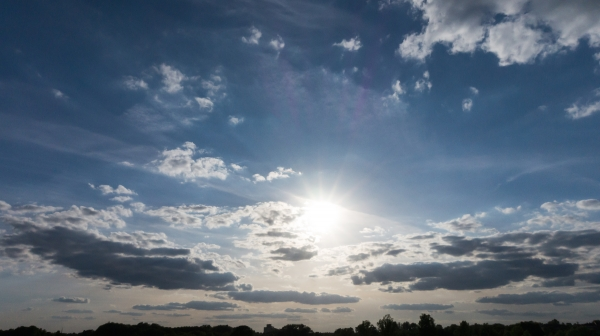
#> input picture GeneticDesignProject/Image-lib/sky.jpg, 600 x 336 px, found by its file name
$ python main.py   (older library calls are emulated)
#> lines starting #> are read from the running program, lines starting #| are printed output that depends on the picture
#> further down, img is the input picture: shape (336, 600, 3); mean B, G, R 127.9, 111, 95.9
### GeneticDesignProject/Algorithm_BackgroundManipulation.py
import cv2
import numpy as np
from matplotlib import pyplot as plt
from random import randint
from PIL import Image
# from Algorithm_logoMaker import imgResizer

# This algorithm will use gamma to dim the background
def GammaCorrection(image=None, gamma=2.5):
#> called with gamma = 5
    lookUpTable = np.empty((1,256), np.uint8)
    for i in range(256):
        lookUpTable[0,i] = np.clip(pow(i / 255.0, gamma) * 255.0, 0, 255)
    res = cv2.LUT(image, lookUpTable)
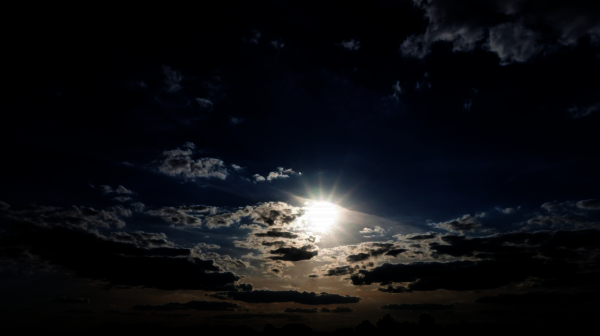
#> res: shape (336, 600, 3); mean B, G, R 18.5, 15.2, 14.2

    # if np.shape(image)[2] ==3:
    #     res = cv2.cvtColor(res, cv2.COLOR_BGR2RGB)
    #     res = Image.fromarray(res)

    return (res)

# Determine the gamma level with histogram
# [104 lines left out: functions whatsGamma, makeGradientImage, pasteTransparentImage, imgResizer, not called in this run]

### GeneticDesignProject/Algorithm_Crop1x1.py
import cv2
import numpy as np
from PIL import ImageFont, ImageDraw, Image, ImageFilter

# This is algorithm to cropping image in 1x1 dimension with openCV
def crop1x1_cv2(img_source,img_size):
    #img_source = str(img_source)
    #img = cv2.imread(img_source)
#> called with img_size = 700
    img = img_source
    # Determine the size of image X Y size
    old_size = img.shape[:2]       #Original size
#> old_size = (336, 600)
    #print(old_size)
    # => (288, 352)
    ratio = float(img_size)/min(old_size)   #Ratio determined image size
#> ratio = 2.08
    new_size = tuple([int(x*ratio) for x in old_size])      #Changed to the new size in same ratio
#> new_size = (700, 1250)
    #print(ratio,' and ',new_size)
    # => 0.6363636363636364  and  (183, 224)#
    img = cv2.resize(img, (new_size[1], new_size[0]))
#> img: shape (700, 1250, 3)
    # Cropping the image, in it center potition
    if img.shape[1]>=img.shape[0]:
        gap = (img.shape[1]-img.shape[0])//2
#> gap = 275
        # print(gap)
        new_img = img[0:img.shape[0], gap:img.shape[0]+gap]
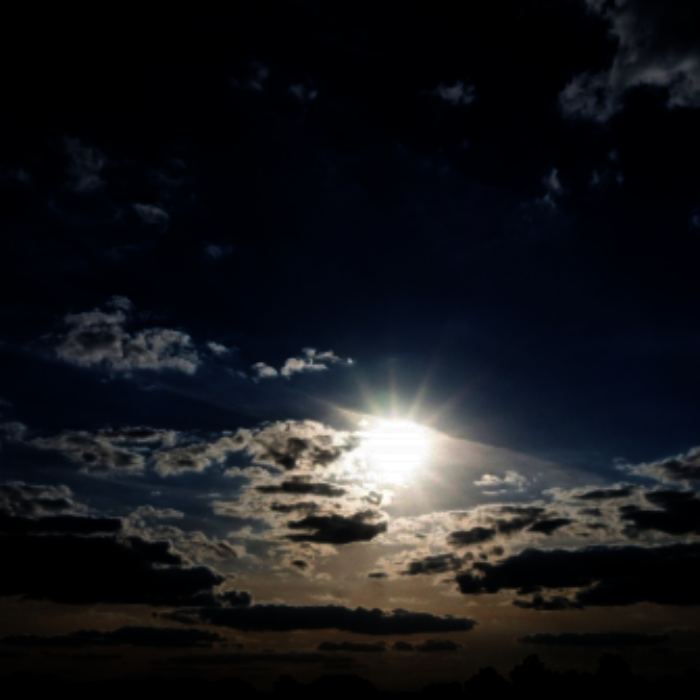
#> new_img: shape (700, 700, 3); mean B, G, R 27.5, 24.1, 23.3
        # new_img = img[img.shape[1]:10, img.shape[0]:50]
    else:
        gap = (img.shape[1]-img.shape[0])//2
        # print(gap)
        new_img = img[gap:img.shape[1]+gap, 0:img.shape[1]]
    # [18 lines of commented-out code are left out]
    '''a = np.array([[1,2,3], [4,5,6], [7,8,9]])
    print(a)
    a.reshape(-1,2,2,2)
    print(a)'''
    # [4 lines of commented-out code are left out]
    return new_img

# [7 lines of commented-out code are left out]

### GeneticDesignProject/Algorithm_Text.py
from PIL import ImageFont, ImageDraw, Image, ImageFilter
from Algorithm_colorMaterial import LIGHTorDARK, randomMaterialColor

# [33 lines left out: function TextDrawShade, not called in this run]

def drawTitle(fontPath = None,
                fontSize = None,
                # fontColor = (255,255,255),
                image = None,
                text = None,
                isShade = False,
                blurRad = 10,
                shadowColor = (0,0,0,255),
                placeXratio = 50,
                placeYratio = 50,
                sizeWratio = 50,
                sizeHratio = 20,
                ):
    # fontPath = '/home/linkgish/Desktop/WebApp2/GeneticDesignProject/Font-lib/IndieFlower/IndieFlower.ttf'   #Open custom font
    # fontSize = 400     #Set font size
    font = ImageFont.truetype(fontPath,fontSize,0,"unic",None)  #Generate font
    # text = "Berubah,-"       #Input title text
    textsize = font.getsize(text)   #Getting the width and height of the text

    placeWidth = int(placeXratio/100 * image.size[0])
    placeHeight = int(placeYratio/100 * image.size[1])

    canvas = Image.new('RGBA', textsize, 0)

    sizeWratio = ((sizeWratio/100)*image.size[0])/canvas.size[0]

    if isShade==True:
        #Create mask image using other module
        mask_img = TextDrawShade(size=canvas.size,
                    font=font,
                    text=text,
                    placex=0,
                    placey=0,
                    fill=shadowColor,
                    radius=blurRad
                    )
        canvas.paste(mask_img, (0,0), mask=None)

    draw = ImageDraw.Draw(canvas)

    typeColor = LIGHTorDARK(image=image,
                            posX=placeWidth,
                            posY=placeHeight,
                            sizeX=canvas.size[0]*sizeWratio,
                            sizeY=canvas.size[1]*sizeWratio,
                            )

    fontColor = randomMaterialColor(typeColor= typeColor)
    draw.text((0,0), text, font = font, fill = fontColor)

    canvas = canvas.resize((int(canvas.size[0]*sizeWratio), int(canvas.size[1]*sizeWratio)) ,Image.ANTIALIAS)
    # canvas.show()
    maxHeight = int((sizeHratio/100)*image.size[1])
    if canvas.size[1] > maxHeight:
        newR = maxHeight/canvas.size[1]
        canvas = canvas.resize((int(canvas.size[0]*newR), int(canvas.size[1]*newR)) ,Image.ANTIALIAS)
        image.paste(canvas,(placeWidth-(canvas.size[0])//2,placeHeight-(canvas.size[1])//2),canvas)
    else:
        # image.paste(canvas,(placeWidth,placeHeight),canvas)
        print('placeWidth, canvas.size = ',placeWidth, canvas.size)
        image.paste(canvas,(placeWidth-(canvas.size[0])//2,placeHeight-(canvas.size[1])//2),canvas)
    # canvas.show()
    return image #, canvas
    # mask_img.show()
    # print(overlay_img.size, img_crop.size, mask_img.size) #Checking, all should be same

    #Draw the image again for create Title Text

# drawTitle(fontPath = '/home/linkgish/Desktop/WebApp2/GeneticDesignProject/Font-lib/IndieFlower/IndieFlower.ttf',
#     fontSize = 400,
#     text = "Berubah,-",
#     ).show()

### GeneticDesignProject/main.py
import cv2
import numpy as np
from matplotlib import pyplot as plt
from PIL import ImageFont, ImageDraw, Image, ImageFilter

#Import other python program
from Algorithm_Crop1x1 import crop1x1_cv2
from Histogram import BGRA_hist, Offset_hist, BW_hist, BGR_hist, Offset_histBGR
from Algorithm_Text import TextDrawShade, drawTitle
from Algorithm_BodyText import MakeBodyText
from Algorithm_BackgroundManipulation import GammaCorrection
from Algorithm_Sosmed import drawIGaccount, drawAnotherSosmed

#Open image using OpenCV /  cv2
img = cv2.imread("/home/linkgish/Desktop/WebApp2/GeneticDesignProject/Image-lib/sky.jpg")
original_img = img #Save original image on a fix variable
img = GammaCorrection(image=img,
                        gamma=5)
img_size = 700
img = crop1x1_cv2(img,img_size)  #Crop the image in square dimension
#Save it to a file from cv2
#So it can be edited by PIL soon
cv2.imwrite('/home/linkgish/Desktop/WebApp2/GeneticDesignProject/Image-lib/crop1x1_cv2.jpg',img)

#MAke overlay image using PIL
# overlay_img = Image.new("RGB", img.shape[:2],('black'))# color=Offset_hist(BGRA_hist(img))) #Use shape[:2] because PIL only edit 2D image
#square image so..
# img_width, img_height = img_size, img_size
#Open cropped image using PIL
TITLE_TEXT = 'Entrepreneurship-'
masked_img = Image.open("/home/linkgish/Desktop/WebApp2/GeneticDesignProject/Image-lib/crop1x1_cv2.jpg")

drawTitle = drawTitle(fontPath = '/home/linkgish/Desktop/WebApp2/GeneticDesignProject/Font-lib/IndieFlower/IndieFlower.ttf',
    fontSize = 400,
    text = TITLE_TEXT,
    )
#> (the run stopped early here; a loop or call above may not have finished)

$ run again, with GeneticDesignProject/example.jpg copied over GeneticDesignProject/Image-lib/sky.jpg
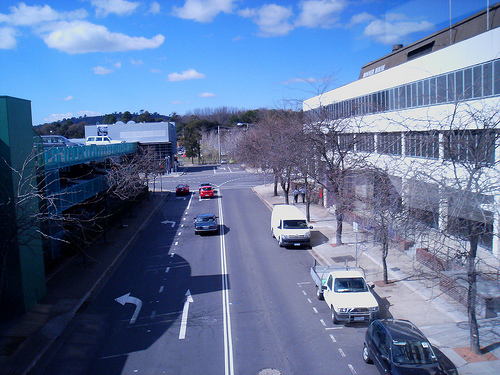
#> input picture GeneticDesignProject/example.jpg, 500 x 375 px, found by its file name
#> img is the input picture: shape (375, 500, 3); mean B, G, R 155.8, 116.9, 96.6
#> in crop1x1_cv2, `img = cv2.resize(img, (new_size[1], new_size[0]))`:
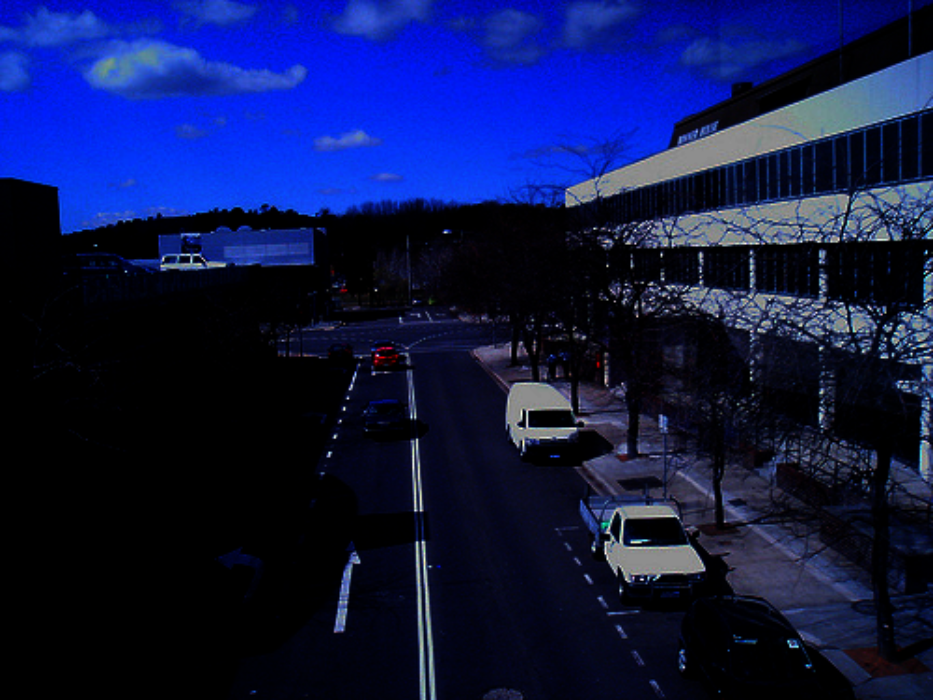
#> img: shape (700, 933, 3); mean B, G, R 73.9, 23.7, 14.4
#> in crop1x1_cv2, `new_img = img[0:img.shape[0], gap:img.shape[0]+gap]`:
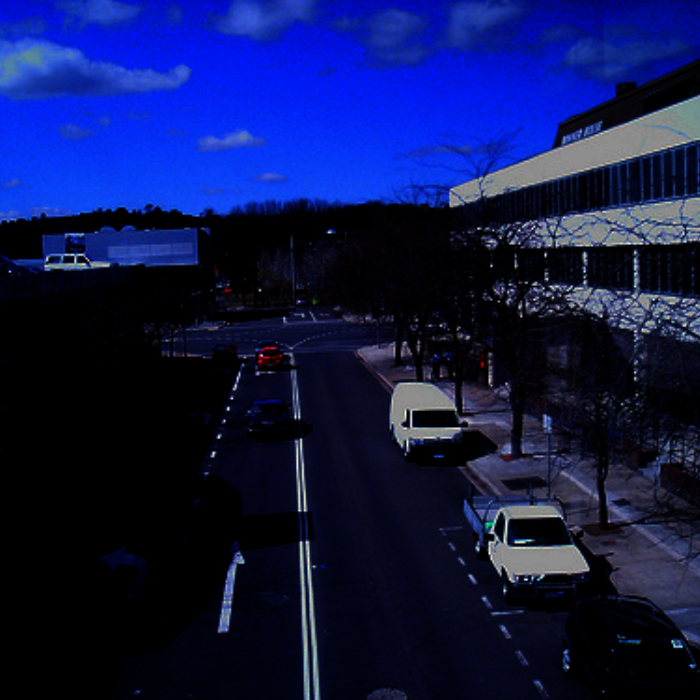
#> new_img: shape (700, 700, 3); mean B, G, R 77.9, 23.7, 14.5

$ run again, with GeneticDesignProject/Image-lib/background-lib/Dawn/fxDfE91.jpg copied over GeneticDesignProject/Image-lib/sky.jpg
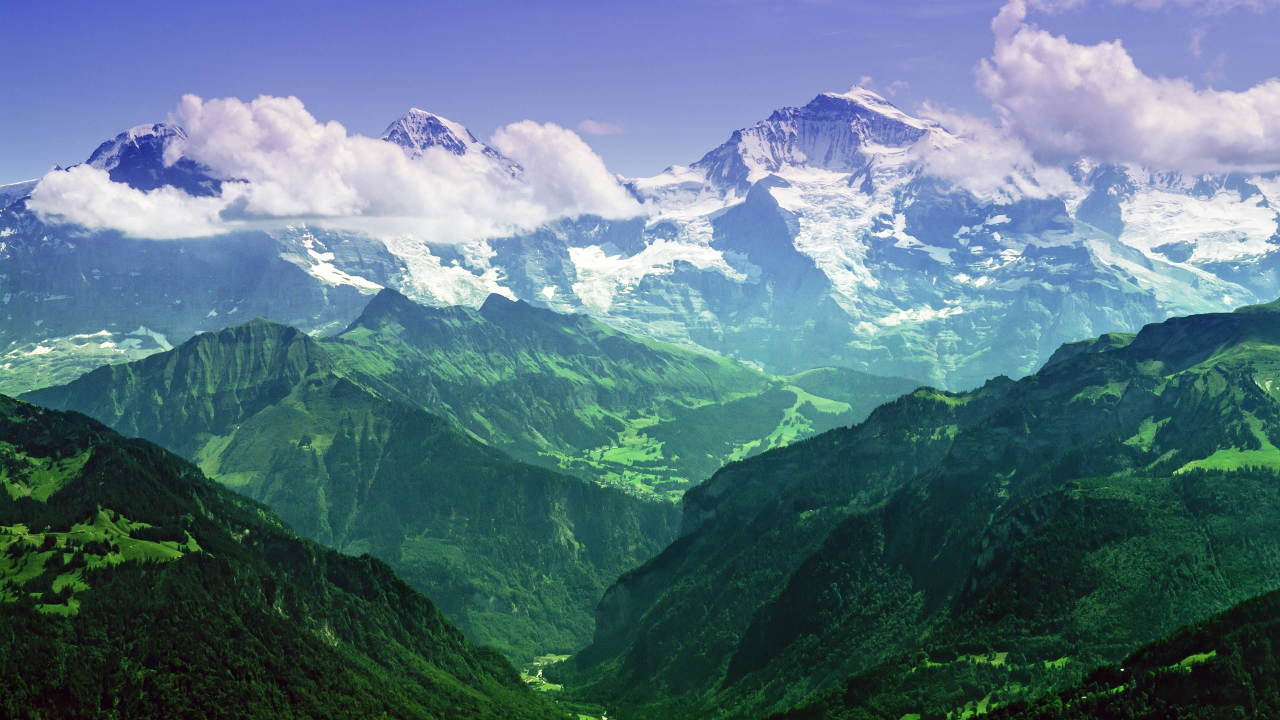
#> input picture GeneticDesignProject/Image-lib/background-lib/Dawn/fxDfE91.jpg, 3840 x 2160 px, found by its file name (shown at 1/3 size)
#> img is the input picture: shape (2160, 3840, 3); mean B, G, R 131, 117, 89
#> in crop1x1_cv2, `img = cv2.resize(img, (new_size[1], new_size[0]))`:
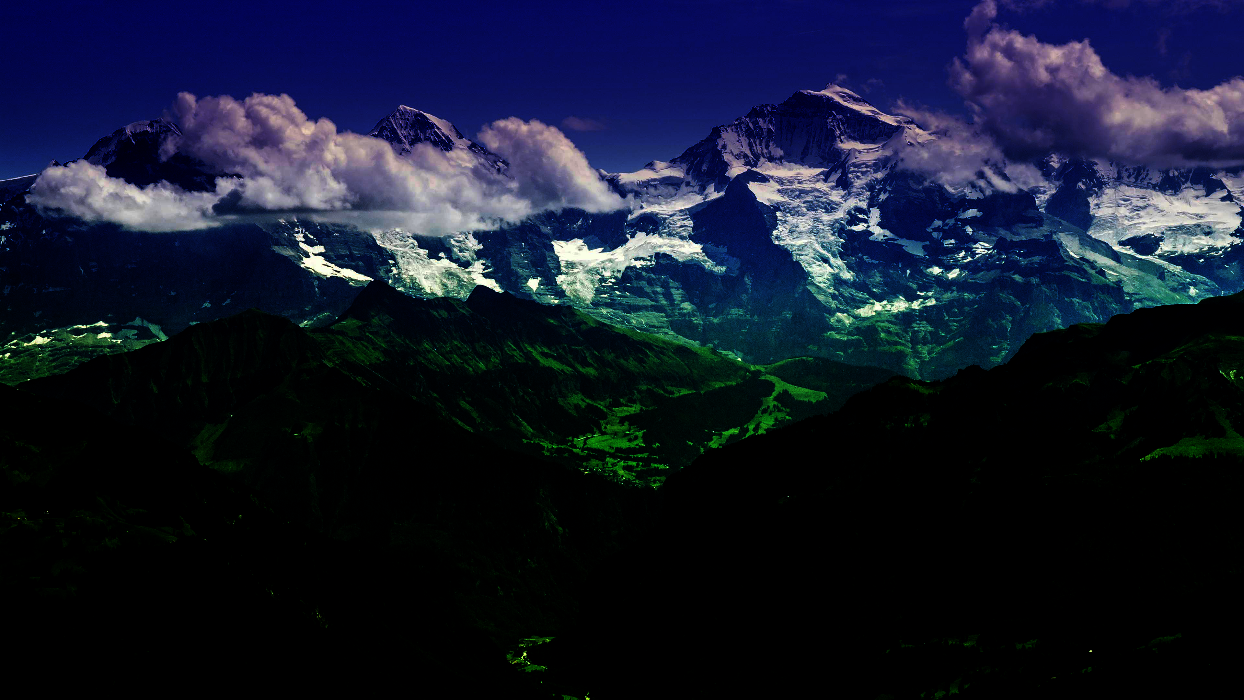
#> img: shape (700, 1244, 3); mean B, G, R 45.1, 25.3, 19.3
#> in crop1x1_cv2, `new_img = img[0:img.shape[0], gap:img.shape[0]+gap]`:
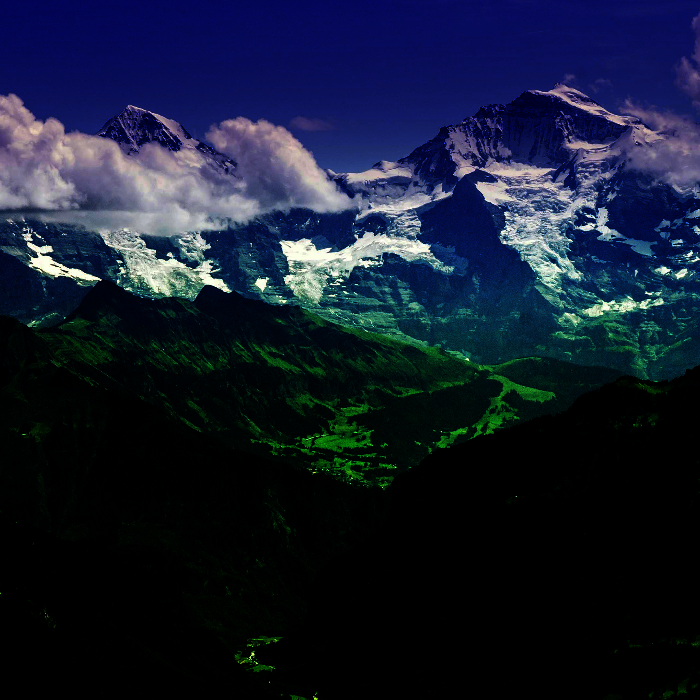
#> new_img: shape (700, 700, 3); mean B, G, R 48.6, 28.5, 20.8

$ run again, with GeneticDesignProject/Image-lib/background-lib/City/city-wallpaper-43.jpg copied over GeneticDesignProject/Image-lib/sky.jpg
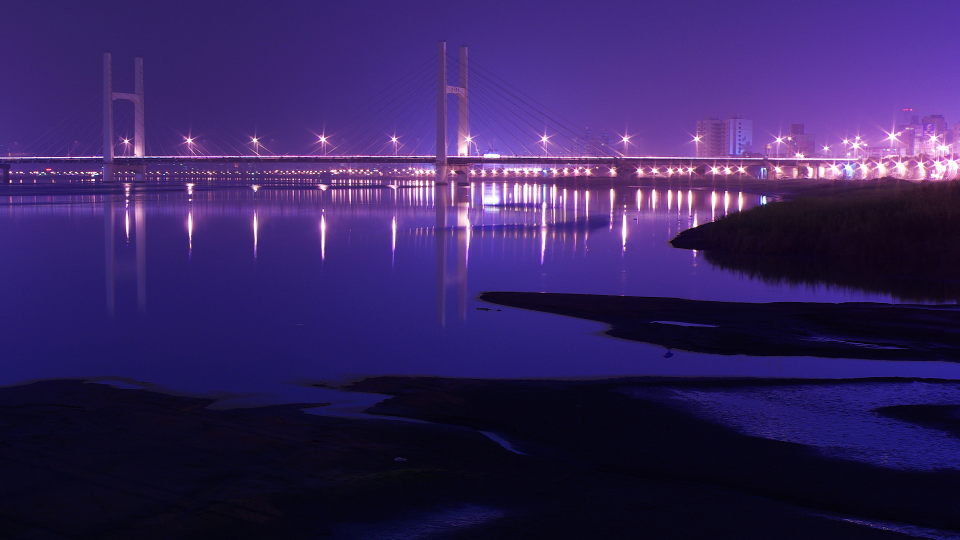
#> input picture GeneticDesignProject/Image-lib/background-lib/City/city-wallpaper-43.jpg, 1920 x 1080 px, found by its file name (shown at 1/2 size)
#> img is the input picture: shape (1080, 1920, 3); mean B, G, R 95.8, 35, 53.8
#> in crop1x1_cv2, `img = cv2.resize(img, (new_size[1], new_size[0]))`:
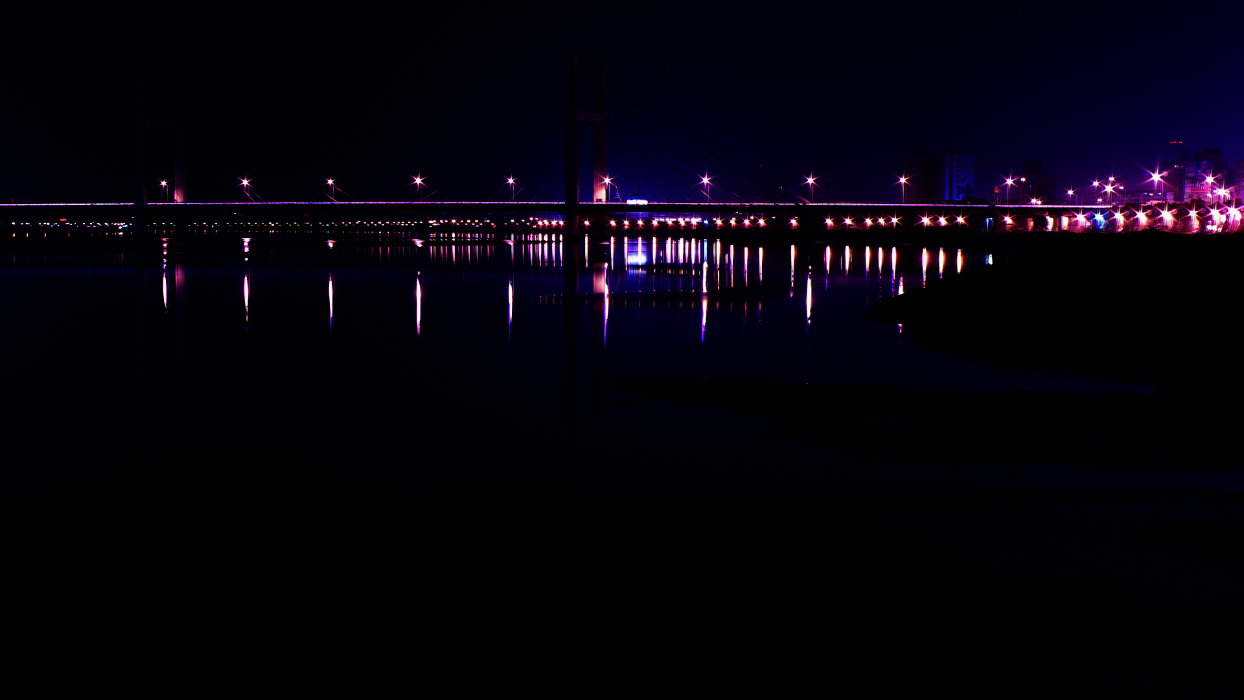
#> img: shape (700, 1244, 3); mean B, G, R 11.1, 2.4, 5.3
#> in crop1x1_cv2, `new_img = img[0:img.shape[0], gap:img.shape[0]+gap]`:
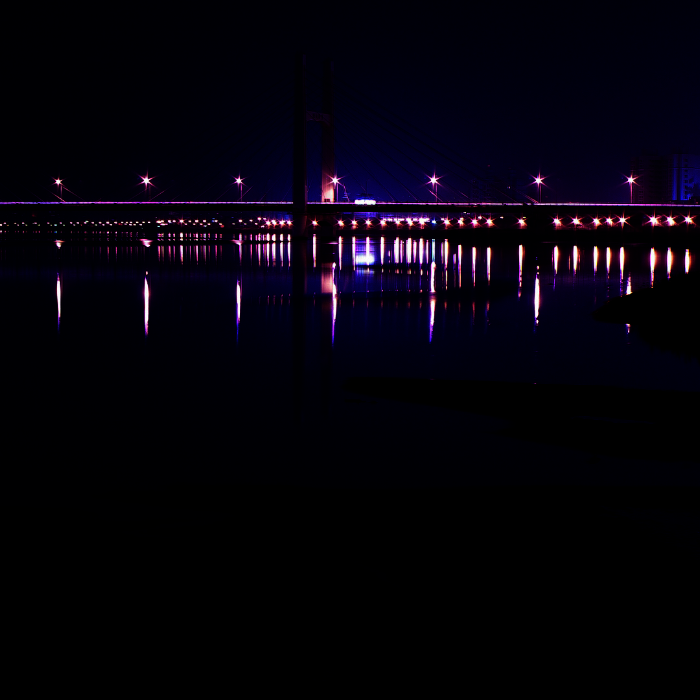
#> new_img: shape (700, 700, 3); mean B, G, R 11.7, 2.7, 5.5
